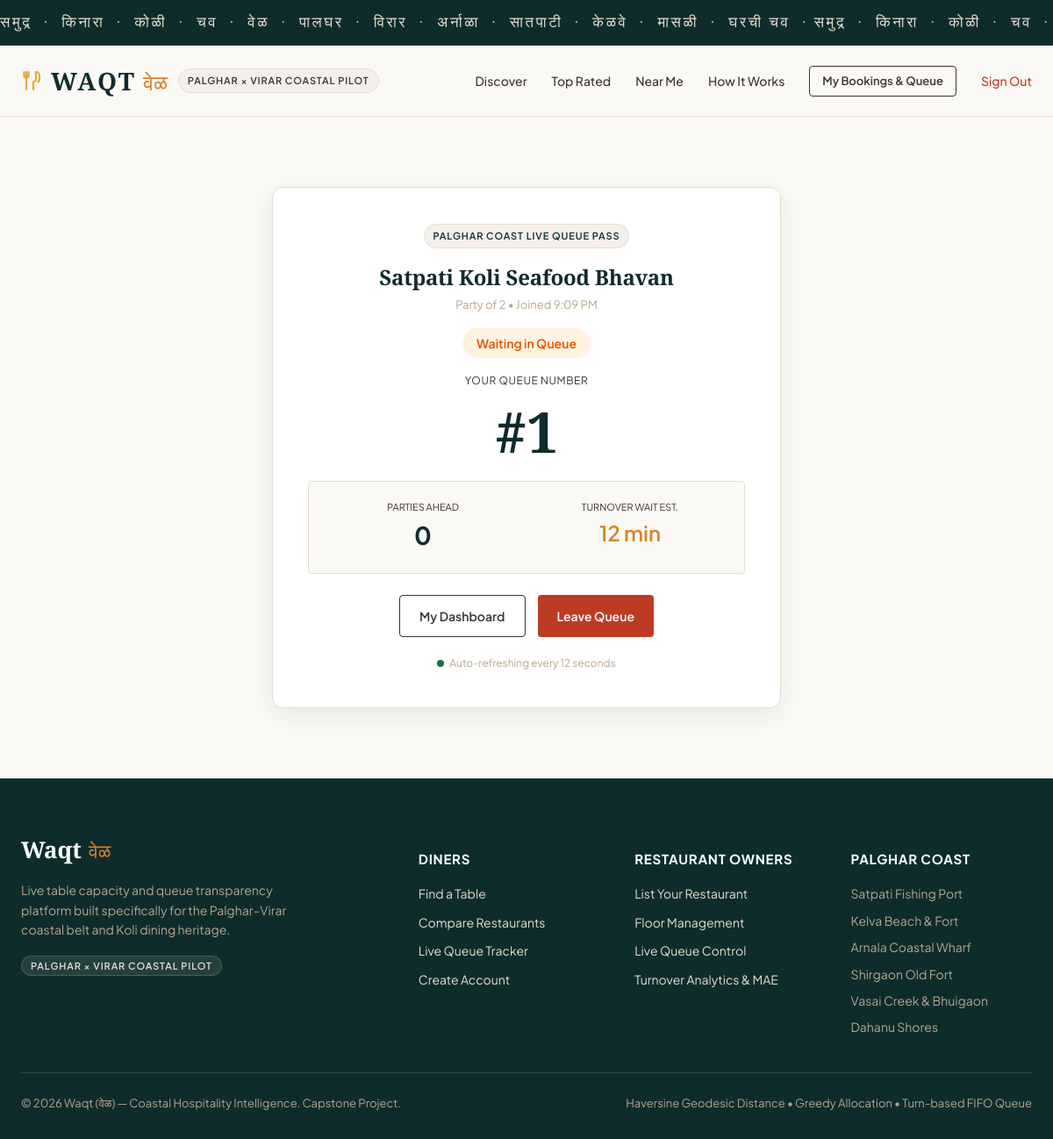
The page /queue/1/ (signed in) on the database its author committed.
### restaurants/models.py (models this page shows, shortened)
class Restaurant(models.Model):
    PRICE_CHOICES = (
        ('₹', 'Budget (Under ₹300 per person)'),
        ('₹₹', 'Moderate (₹300 - ₹700 per person)'),
        ('₹₹₹', 'Premium (₹700 - ₹1500 per person)'),
        ('₹₹₹₹', 'Luxury Coastal Feast (₹1500+ per person)'),
    )
    WAQT_STATUS_CHOICES = (
        ('LIVE', 'Live on Waqt (Floor & Queue Connected)'),
        ('LISTED', 'Listed in Directory (Not Connected)'),
        ('DEMO', 'Waqt Pilot Demo Data'),
    )
    CLAIM_STATUS_CHOICES = (
        ('UNCLAIMED', 'Unclaimed Public Listing'),
        ('PENDING', 'Claim Pending Verification'),
        ('VERIFIED', 'Verified Owner Registered'),
        ('REJECTED', 'Claim Rejected'),
    )
    owner = models.ForeignKey(settings.AUTH_USER_MODEL, on_delete=models.SET_NULL, null=True, blank=True, related_name='restaurants')
    name = models.CharField(max_length=255)
    slug = models.SlugField(max_length=255, unique=True, blank=True)
    description = models.TextField(blank=True, default='')
    cuisine_type = models.CharField(max_length=120, default='Koli Coastal Seafood')
    address = models.CharField(max_length=500)
    locality = models.CharField(max_length=120, help_text="e.g. Virar, Nalasopara, Vasai, Palghar, Boisar, Tarapur, Kelva, Dahanu")
    city = models.CharField(max_length=100, default='Palghar')
    district = models.CharField(max_length=100, default='Palghar')
    latitude = models.DecimalField(max_digits=9, decimal_places=6, default=19.693600)
    longitude = models.DecimalField(max_digits=9, decimal_places=6, default=72.765500)
    price_range = models.CharField(max_length=10, choices=PRICE_CHOICES, default='₹₹')
    phone = models.CharField(max_length=50, blank=True, default='')
    website = models.URLField(max_length=500, blank=True, null=True)
    opening_time = models.TimeField(default='11:00:00')
    closing_time = models.TimeField(default='23:00:00')
    average_rating = models.FloatField(default=4.2, validators=[MinValueValidator(1.0), MaxValueValidator(5.0)])
    external_rating = models.FloatField(null=True, blank=True)
    external_rating_source = models.CharField(max_length=80, blank=True, default='Public Reviews')
    waqt_rating = models.FloatField(null=True, blank=True)
    is_active = models.BooleanField(default=True)
    is_verified = models.BooleanField(default=True, help_text="True if business existence is verified from public sources")
    is_demo = models.BooleanField(default=False, help_text="True only for designated test/demo restaurants")
    waqt_status = models.CharField(max_length=20, choices=WAQT_STATUS_CHOICES, default='LISTED')
    claim_status = models.CharField(max_length=25, choices=CLAIM_STATUS_CHOICES, default='UNCLAIMED')
    source_url = models.URLField(max_length=600, blank=True, null=True)
    source_name = models.CharField(max_length=100, blank=True, default='Public Coastal Directory')
    last_verified_at = models.DateTimeField(null=True, blank=True)
    hero_image = models.CharField(max_length=500, blank=True, default='/static/images/hero-coastal.jpg')
    created_at = models.DateTimeField(auto_now_add=True)
    updated_at = models.DateTimeField(auto_now=True)
    class Meta:
        ordering = ['name']
        indexes = [
            models.Index(fields=['locality']),
            models.Index(fields=['waqt_status']),
            models.Index(fields=['cuisine_type']),
        ]

### queue_system/models.py (models this page shows, shortened)
class QueueEntry(models.Model):
    STATUS_CHOICES = (
        ('WAITING', 'Waiting in Queue'),
        ('CALLED', 'Table Ready / Called'),
        ('SEATED', 'Seated at Table'),
        ('COMPLETED', 'Completed'),
        ('CANCELLED', 'Cancelled by Customer'),
        ('EXPIRED', 'Expired'),
        ('NO_SHOW', 'No Show'),
    )
    customer = models.ForeignKey(settings.AUTH_USER_MODEL, on_delete=models.CASCADE, related_name='queue_entries')
    restaurant = models.ForeignKey(Restaurant, on_delete=models.CASCADE, related_name='queue_entries')
    party_size = models.PositiveIntegerField(default=2)
    position = models.PositiveIntegerField(default=1)
    estimated_wait_minutes = models.PositiveIntegerField(default=15)
    actual_wait_minutes = models.PositiveIntegerField(null=True, blank=True, help_text="Calculated upon being seated")
    status = models.CharField(max_length=20, choices=STATUS_CHOICES, default='WAITING')
    joined_at = models.DateTimeField(default=timezone.now)
    called_at = models.DateTimeField(null=True, blank=True)
    seated_at = models.DateTimeField(null=True, blank=True)
    class Meta:
        ordering = ['joined_at']

### queue_system/views.py (the view)
# urls.py: path('<int:pk>/', views.queue_status_view, name='status'),
@login_required
def queue_status_view(request, pk):
    ticket = get_object_or_404(QueueEntry, pk=pk)
    if ticket.customer != request.user and ticket.restaurant.owner != request.user:
        messages.error(request, "Unauthorized access to queue ticket.")
        return redirect('accounts:dashboard')
    parties_ahead = max(0, ticket.position - 1) if ticket.status == 'WAITING' else 0
    context = {
        'ticket': ticket,
        'restaurant': ticket.restaurant,
        'parties_ahead': parties_ahead,
    }
    return render(request, 'customer/queue_status.html', context)

### core/context_processors.py (called while the page is built)
def waqt_context(request):
    return {
        'APP_NAME': 'Waqt',
        'APP_MARATHI': 'वेळ',
        'APP_TAGLINE': 'Know the table situation before you reach the restaurant.',
        'PILOT_REGION': 'Palghar × Virar Coastal Pilot',
        'user': request.user,
        'is_customer': request.user.is_authenticated and getattr(request.user, 'role', '') == 'CUSTOMER',
        'is_owner': request.user.is_authenticated and getattr(request.user, 'role', '') == 'OWNER',
    }

### core/templatetags/waqt_tags.py (called while the page is built)
@register.filter
def status_badge(status):
    classes = {
        'AVAILABLE': 'badge-available',
        'OCCUPIED': 'badge-occupied',
        'RESERVED': 'badge-reserved',
        'CLEANING': 'badge-cleaning',
        'WAITING': 'badge-waiting',
        'CALLED': 'badge-called',
        'SEATED': 'badge-seated',
        'COMPLETED': 'badge-completed',
        'CANCELLED': 'badge-cancelled',
        'CONFIRMED': 'badge-confirmed',
        'PENDING': 'badge-pending',
    }
    return classes.get(status, 'badge-default')

### templates/customer/queue_status.html (shortened to what this page needs)
{% extends 'base.html' %}
{% load static waqt_tags %}
{% block content %}
<div class="waqt-container" style="padding: 40px 24px;">
  <div class="ticket-container">
    <span class="pilot-tag"
      style="background: var(--cream); color: var(--deep-tide); margin-bottom: 8px; display: inline-block;">
      Palghar Coast Live Queue Pass
    </span>
    <h2 style="font-size: 24px; color: var(--deep-tide); margin: 6px 0 2px 0;">{{ restaurant.name }}</h2>
    <div style="font-size: 13px; color: var(--wet-sand); margin-bottom: 16px;">
      Party of {{ ticket.party_size }} &bull; Joined {{ ticket.joined_at|time:"g:i A" }}
    </div>
    <div style="margin-bottom: 8px;">
      <span id="queue-status-badge" class="badge-status {{ ticket.status|status_badge }}"
        style="font-size: 14px; padding: 6px 16px;">
        {{ ticket.get_status_display }}
      </span>
    </div>
    <div
      style="font-size: 12px; text-transform: uppercase; color: var(--driftwood); letter-spacing: 0.05em; margin-top: 16px;">
      Your Queue Number
    </div>
    <div id="queue-position" class="ticket-number">
      #{{ ticket.position }}
    </div>
    <div
      style="display: grid; grid-template-columns: 1fr 1fr; gap: 16px; background: var(--shell); border: var(--border-subtle); border-radius: var(--radius-sm); padding: 20px; margin: 24px 0;">
      <div>
        <div style="font-size: 11px; text-transform: uppercase; color: var(--driftwood);">Parties Ahead</div>
        <div id="parties-ahead" style="font-size: 28px; font-weight: 700; color: var(--deep-tide); margin-top: 2px;">
          {{ parties_ahead }}
        </div>
      </div>
      <div>
        <div style="font-size: 11px; text-transform: uppercase; color: var(--driftwood);">Turnover Wait Est.</div>
        <div id="queue-wait" class="ticket-wait-metric" style="margin-top: 2px;">
          {{ ticket.estimated_wait_minutes }} min
        </div>
      </div>
    </div>
    <div style="display: flex; gap: 14px; justify-content: center;">
      <a href="{% url 'customer_dashboard' %}" class="btn btn-outline">My Dashboard</a>
      {% if ticket.status in 'WAITING,CALLED' %}
      <a href="{% url 'queue_system:cancel' ticket.pk %}" class="btn btn-chilli"
        onclick="return confirm('Cancel this queue pass?');">
        Leave Queue
      </a>
      {% endif %}
    </div>
    <div
      style="margin-top: 20px; font-size: 12px; color: var(--wet-sand); display: flex; align-items: center; justify-content: center; gap: 6px;">
      <span style="display: inline-block; width: 8px; height: 8px; background: #1D6F42; border-radius: 50%;"></span>
      Auto-refreshing every 12 seconds
    </div>
  </div>
</div>
{% endblock %}

### static/css/theme.css (style rules this page uses)
:root { --shell: #FBF9F5; --cream: #F5EFEB; --sand: #E7DDD0; --wet-sand: #B8A48F; --driftwood: #3D352F; --deep-tide: #0F2C2D; --tide-green: #1A484A; --turmeric: #D9822B; --kokum: #6B1D38; --chilli: #BD3A23; --coral: #E26D5C; --ink: #1A1715; --scale-silver: #D5DFDE; --template-gold: #E5A93C; --template-gold-hover: #D4962B; --template-gold-light: #FFF8E7; --template-dark: #0D1315; --template-dark-card: #151D20; --status-available: #1D6F42; --status-available-bg: #E8F5E9; --status-occupied: #A73218; --status-occupied-bg: #FBEBE8; --status-reserved: #C8721C; --status-reserved-bg: #FEF3E8; --status-cleaning: #5A3E7D; --status-cleaning-bg: #F3EDFA; --font-serif: 'Cormorant Garamond', Georgia, serif; --font-sans: 'Plus Jakarta Sans', -apple-system, BlinkMacSystemFont, sans-serif; --font-marathi: 'Rozha One', 'Yatra One', 'AMS Shikha', serif; --shadow-subtle: 0 4px 20px rgba(15, 44, 45, 0.05); --shadow-medium: 0 8px 30px rgba(15, 44, 45, 0.08); --shadow-deep: 0 16px 40px rgba(15, 44, 45, 0.12); --radius-sm: 4px; --radius-md: 8px; --radius-lg: 12px; --radius-full: 9999px; --border-subtle: 1px solid var(--sand); }
body { margin: 0; padding: 0; background-color: var(--shell); color: var(--ink); font-family: var(--font-sans); -webkit-font-smoothing: antialiased; line-height: 1.6; }
h1, h2, h3, .heading-serif { font-family: var(--font-serif); font-weight: 600; color: var(--deep-tide); margin-top: 0; letter-spacing: -0.01em; }

### static/css/styles.css (style rules this page uses)
html { scroll-behavior: smooth; }
* { box-sizing: border-box; }
a { color: inherit; text-decoration: none; }
.waqt-container { max-width: 1240px; margin: 0 auto; padding: 0 24px; }
.pilot-tag { font-size: 11px; font-weight: 600; letter-spacing: 0.08em; text-transform: uppercase; background: var(--cream); border: 1px solid var(--sand); padding: 4px 10px; border-radius: var(--radius-full); color: var(--driftwood); }
.btn { display: inline-flex; align-items: center; justify-content: center; gap: 8px; font-family: var(--font-sans); font-size: 14px; font-weight: 600; padding: 12px 22px; border-radius: var(--radius-sm); cursor: pointer; transition: all 0.2s ease; border: none; text-decoration: none; }
.btn-outline { background: transparent; border: 1px solid var(--driftwood); color: var(--driftwood); }
.btn-chilli { background: var(--chilli); color: #fff; }
.badge-status { display: inline-flex; align-items: center; gap: 6px; padding: 4px 10px; border-radius: var(--radius-full); font-size: 12px; font-weight: 600; }
.badge-waiting { background: #FFF3E0; color: #E65100; }
.ticket-container { max-width: 580px; margin: 40px auto; background: #fff; border: var(--border-subtle); border-radius: var(--radius-lg); padding: 40px; box-shadow: var(--shadow-medium); text-align: center; position: relative; }
.ticket-number { font-family: var(--font-serif); font-size: 64px; font-weight: 700; color: var(--deep-tide); line-height: 1; margin: 16px 0; }
.ticket-wait-metric { font-size: 24px; font-weight: 600; color: var(--turmeric); }

### rows shown on the page
Restaurant: name "Satpati Koli Seafood Bhavan"
QueueEntry: party_size "2", joined_at "9:09 PM", status "Waiting in Queue", position "1", estimated_wait_minutes "12"

### other values the page prints
{{ PILOT_REGION }} "PALGHAR × VIRAR COASTAL PILOT"
{{ parties_ahead }} "0"
